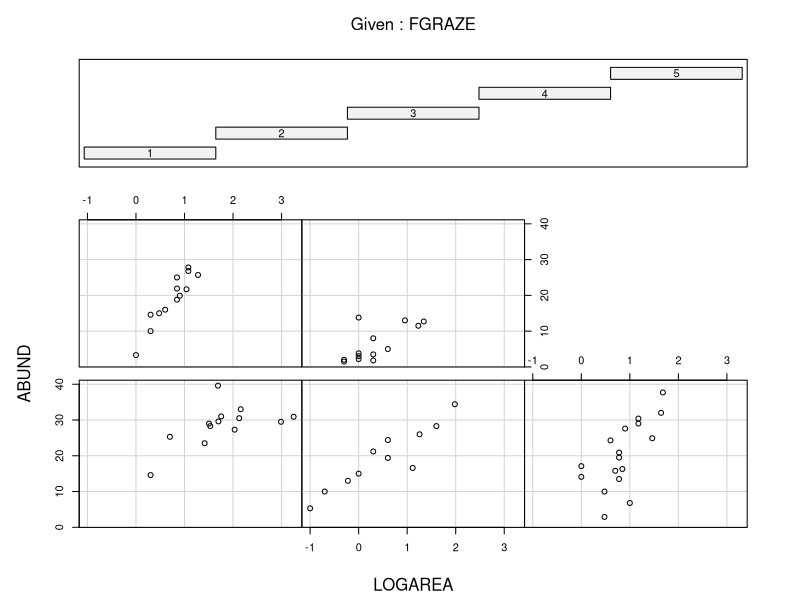
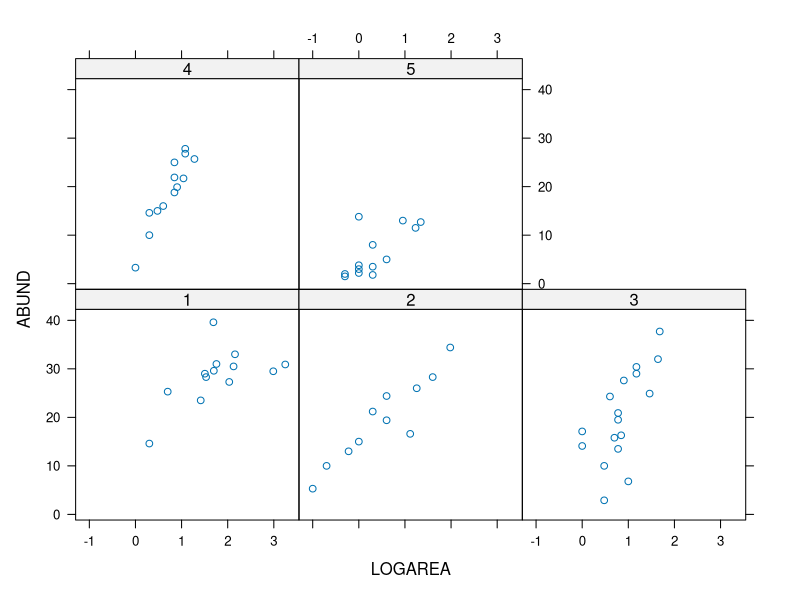
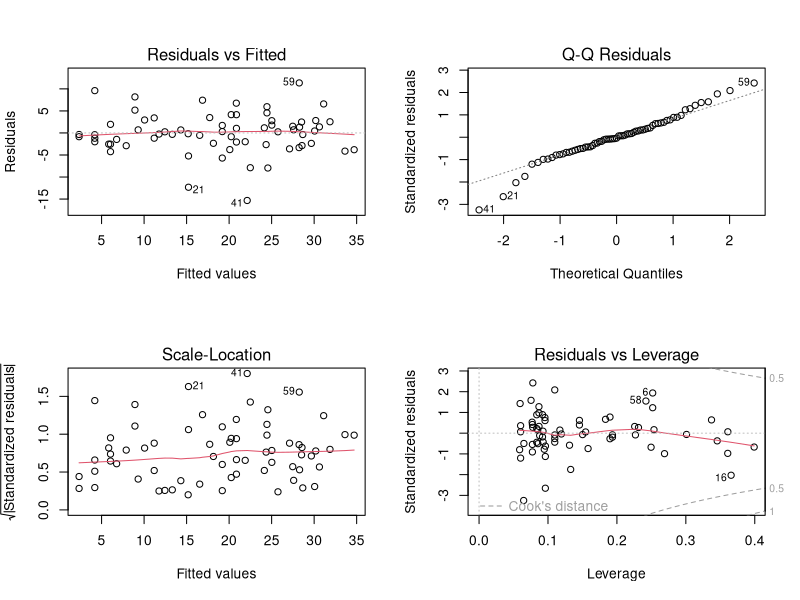
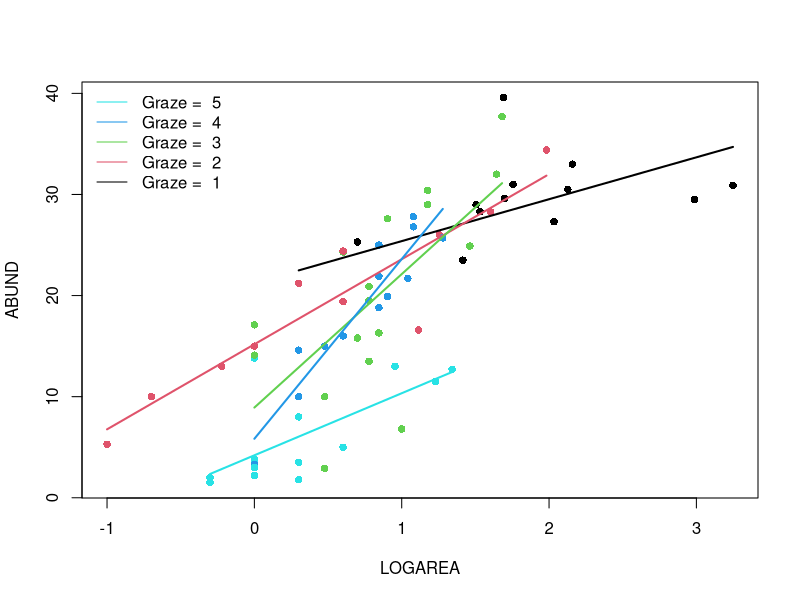
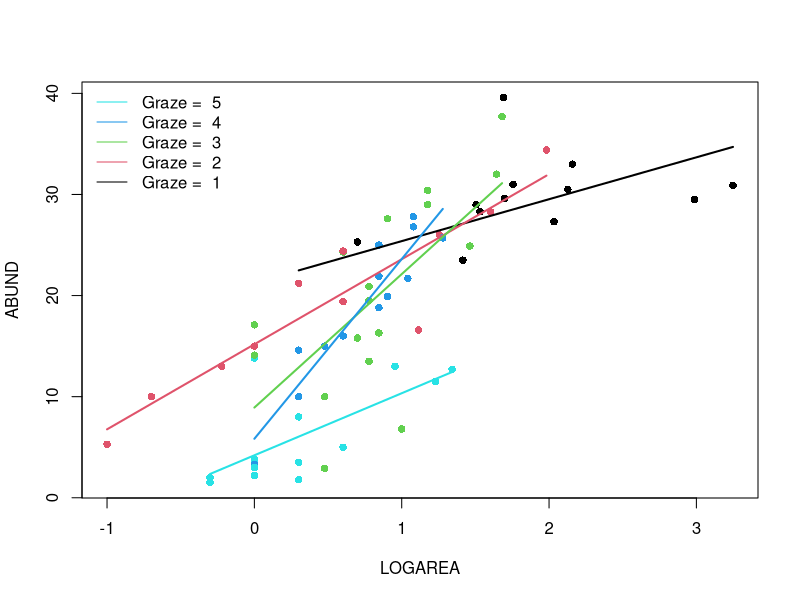
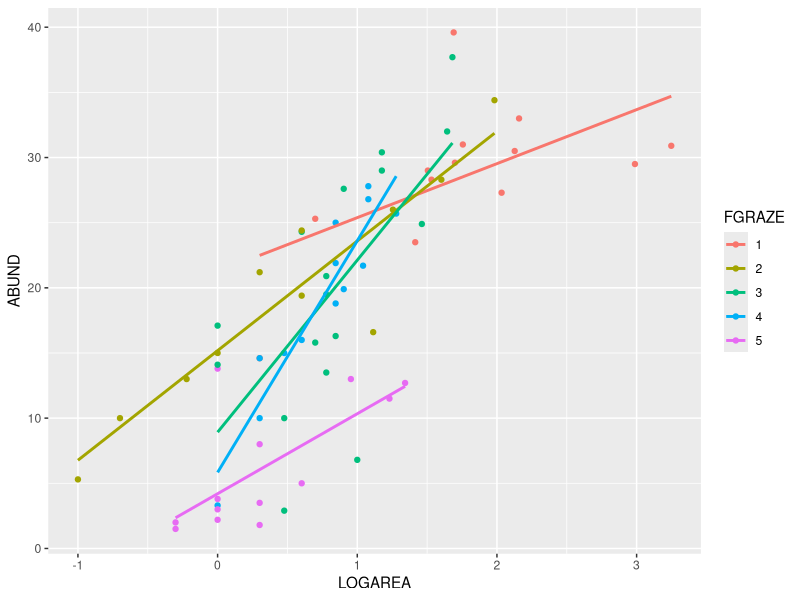

Write R code to recreate these figures, in order.
## ---- chunk 1
knitr::opts_chunk$set(echo=TRUE, message = FALSE, warning = FALSE, eval = FALSE, cache = FALSE)

SOLUTIONS<- TRUE
## ---- chunk 2
loyn <- read.table("./data/loyn.txt", header = TRUE)
str(loyn)
## ---- chunk 3
loyn$LOGAREA <- log10(loyn$AREA)
# create factor GRAZE as it was originally coded as an integer
loyn$FGRAZE <- factor(loyn$GRAZE)
## ---- chunk 4
coplot(ABUND ~ LOGAREA | FGRAZE, data = loyn)

# or
library(lattice)
xyplot(ABUND ~ LOGAREA | FGRAZE, data = loyn)

# There is a lot of variation in there, but:
# - Within a grazing level, abundance seems to increase with the log-patch area
#   in a more or less linear fashion
# - Overall, the mean abundance seems to decrease as grazing levels increase.
#   This is most noticeable in the highest grazing level.
# - Some of the slopes of the relationships (imagine a straight line) appear to be 
#   somewhat different for the different graze levels. The slopes for graze levels
#   1 and 2 are similar, but different for graze levels 3, 4, and 5. We will 
#   need to test this with a model.
## ---- chunk 5
birds.inter.1 <- lm(ABUND ~ FGRAZE + LOGAREA + FGRAZE:LOGAREA, data = loyn)

# Or use the 'shortcut' - its is equivalent to the model above
# birds.inter.1 <- lm(ABUND ~ FGRAZE * LOGAREA, data = loyn)
## ---- chunk 6
# first split the plotting device into 2 rows and 2 columns
par(mfrow = c(2,2))

# now create the residuals plots
plot(birds.inter.1)

# To test the normality of residuals assumption we use the Normal Q-Q plot. 
# The central residuals are not too far from the Q-Q line but the extremes
# are too extreme (the tails of the distribution are too long). Some
# observations, both high and low, are poorly explained by the model.

# The plot of the residuals against the fitted values suggests these
# extreme residuals happen for intermediate fitted values.

# Looking at the homogeneity of variance assumption (Residuals vs
# Fitted and Scale-Location plot),
# the graphs are mostly messy, with no clear pattern emerging.

# The observations with the highest leverage don't appear to be overly
# influential, according to the Cook's distances in the Residuals vs
# Leverage plot (all < 0.5).  
## ---- chunk 7
anova(birds.inter.1)

# The null hypothesis is that there is no significant interaction between 
# FGRAZE and LOGAREA. 
# As the P value is smaller than our cutoff of 0.05 (p = 0.005) we reject the 
# null hypothesis and conclude that there is a significant interaction. 

# This means that there is a significant relationship between bird abundance 
# and log area, and that this relationship is different for different levels of 
# graze (at least one of them is different). Put another way, the slopes of the 
# relationship between abundance and log area for each level of graze are different.

# As there is a significant interaction, it's difficult to interpret the main
# effects of FGRAZE and LOGAREA as by definition the effect of one variable is 
# dependent on the value of the other variable.
## ---- chunk 8
summary(birds.inter.1)

# (Intercept)
# Here the Intercept (baseline) is the predicted ABUND when LOGAREA = 0,
# for FGRAZE level 1.
# the null hypothesis for the intercept is that the intercept = 0
# As the P value < 0.05 (7.09e-08) we reject this null hypothesis.

# LOGAREA 
# Represents the slope of the relationship between ABUND and LOGAREA, 
# specific to FGRAZE = 1.
# The null hypothesis is that the slope of the relationship
# between LOGAREA and ABUND = 0, for level FGRAZE = 1 only. 
# So, for graze 1 the slope is 4.14. This means, that for a 1 unit increase in LOGAREA
# we get a corresponding increase of 4.4 birds on average.
# As the P value (0.022) is < 0.05 we conclude that the slope is
# significantly different than 0.

# FGRAZE2
# Is the estimated difference (contrasts) between the *intercept* of FGRAZE level
# 2 and the reference level intercept, FGRAZE = 1.
# The null hypothesis associated with this estimate is that the difference
# in the intercepts between graze level 1 and graze level 2 = 0.
# As the P value (0.118) is > 0.05 we fail to reject this null hypothesis and
# conclude that the intercepts for graze level 1 and graze level 2 are the same.

# FGRAZE3, FGRAZE4, FGRAZE5
# The parameter estimates have the same interpretation as for FGRAZE2 (above). 
# They are all estimates of the difference between FGRAZE at the appropriate level 
# and FGRAZE 1 (Intercept).

# FGRAZE2:LOGAREA
# This represents the difference in the slope of the relationship between ABUND 
# and LOGAREA between graze level 2 and graze level 1.
# The null hypothesis is that the difference in slopes between graze level 1 
# and 2 = 0 (i.e. no difference).
# As the P value (0.082) > 0.05 we conclude that the slopes are not different 
# (i.e. they are the same).

# FGRAZE3:LOGAREA
# This represents the difference in the slope of the relationship between ABUND 
# and LOGAREA between graze level 3 and graze level 1.
# The null hypothesis is that the difference in slopes between graze level 1 
# and 3 = 0 (i.e. no difference).
# As the P value (0.004) < 0.05 we conclude that the slopes are different (and
# therefore the relationship is different).

# FGRAZE4:LOGAREA, # FGRAZE5:LOGAREA
# These parameter estimates and null hypotheses are interpreted in the same way 
# as for FGRAZE4:LOGAREA and FGRAZE5:LOGAREA


# The Multiple R-square value is 0.79, so 79% of the variation in the data is 
# explained by the model. This is quite a bit more than the models with only
# LOGAREA and FGRAZE as single explanatory variables.
## ---- chunk 9
par(mfrow= c(1, 1))
plot(ABUND ~ LOGAREA, data = loyn, col = GRAZE, pch = 16)
# Note: # colour 1 means black in R
# colour 2 means red in R
# colour 3 means green in R
# colour 4 means blue in R
# colour 5 means cyan in R

# FGRAZE1
# create a sequence of increasing Biomass within the observed range
LOGAREA.seq <- seq(from = min(loyn$LOGAREA[loyn$FGRAZE == 1]),
					to = max(loyn$LOGAREA[loyn$FGRAZE == 1]),
					length = 20)
# create data frame for prediction
dat4pred <- data.frame(FGRAZE = "1", LOGAREA = LOGAREA.seq)
# predict for new data
dat4pred$predicted <- predict(birds.inter.1, newdata = dat4pred)
# add the predictions to the plot of the data
lines(predicted ~ LOGAREA, data = dat4pred, col = 1, lwd = 2)

# FGRAZE2
LOGAREA.seq <- seq(from = min(loyn$LOGAREA[loyn$FGRAZE == 2]),
					to = max(loyn$LOGAREA[loyn$FGRAZE == 2]),
					length = 20)
dat4pred <- data.frame(FGRAZE = "2", LOGAREA = LOGAREA.seq)
dat4pred$predicted <- predict(birds.inter.1, newdata = dat4pred)
lines(predicted ~ LOGAREA, data = dat4pred, col = 2, lwd = 2)

# FGRAZE3
LOGAREA.seq <- seq(from = min(loyn$LOGAREA[loyn$FGRAZE == 3]),
					to = max(loyn$LOGAREA[loyn$FGRAZE == 3]),
					length = 20)
dat4pred <- data.frame(FGRAZE = "3", LOGAREA = LOGAREA.seq)
dat4pred$predicted <- predict(birds.inter.1, newdata = dat4pred)
lines(predicted ~ LOGAREA, data = dat4pred, col = 3, lwd = 2)

# FGRAZE4
LOGAREA.seq <- seq(from = min(loyn$LOGAREA[loyn$FGRAZE == 4]),
					to = max(loyn$LOGAREA[loyn$FGRAZE == 4]),
					length = 20)
dat4pred <- data.frame(FGRAZE = "4", LOGAREA = LOGAREA.seq)
dat4pred$predicted <- predict(birds.inter.1, newdata = dat4pred)
lines(predicted ~ LOGAREA, data = dat4pred, col = 4, lwd = 2)

# FGRAZE5
LOGAREA.seq <- seq(from = min(loyn$LOGAREA[loyn$FGRAZE == 5]),
					to = max(loyn$LOGAREA[loyn$FGRAZE == 5]),
					length = 20)
dat4pred <- data.frame(FGRAZE = "5", LOGAREA = LOGAREA.seq)
dat4pred$predicted <- predict(birds.inter.1, newdata = dat4pred)
lines(predicted ~ LOGAREA, data = dat4pred, col = 5, lwd = 2)

legend("topleft", 
 legend = paste("Graze = ", 5:1), 
 col = c(5:1), bty = "n",
 lty = c(1, 1, 1), 
 lwd = c(1, 1, 1))
## ---- chunk 10
# Okay, that was a long-winded way of doing this.
# If, like me, you prefer more compact code and less risks of errors,
# you can use a loop, to save repeating the sequence 5 times:
par(mfrow = c(1, 1))
plot(ABUND ~ LOGAREA, data = loyn, col = GRAZE, pch = 16)

for(g in levels(loyn$FGRAZE)){ # g will take the values "1", "2",..., "5" in turn
	LOGAREA.seq <- seq(from = min(loyn$LOGAREA[loyn$FGRAZE == g]),
										to = max(loyn$LOGAREA[loyn$FGRAZE == g]),
														length = 20)
	dat4pred <- data.frame(FGRAZE = g, LOGAREA = LOGAREA.seq)
	dat4pred$predicted <- predict(birds.inter.1, newdata = dat4pred)
	lines(predicted ~ LOGAREA, data = dat4pred, col = as.numeric(g), lwd = 2)
}
legend("topleft", 
 legend = paste("Graze = ", 5:1), 
 col = c(5:1), bty= "n",
 lty = c(1, 1, 1), 
 lwd = c(1, 1, 1))
## ---- chunk 11
library(ggplot2)

ggplot(loyn, aes(x = LOGAREA, y = ABUND, color = FGRAZE) ) +
     geom_point() +
     geom_smooth(method = "lm", se = FALSE)
